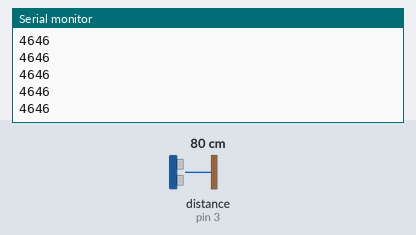
This sketch was run on a simulated Arduino Uno, built with avr-gcc and run on an emulated ATmega328P. Shown: the last lines printed to the serial monitor. Wiring (inferred from the names in the program): ultrasonic range finder: trigger pin 2; echo pin 3. The inputs (shaded band) are chosen by the test bench; at power-on: distance to the obstacle (sensor on pin 3) 80 cm. The echo pulse lasts 58.3 µs per cm.

Above: at 1.2 s.
1.3 s: distance to the obstacle (sensor on pin 3) set to 2 cm
At 2.1 s:
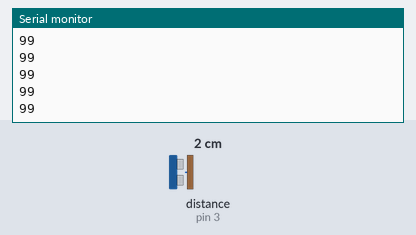
2.8 s: distance to the obstacle (sensor on pin 3) set to 4 cm
At 3.4 s:
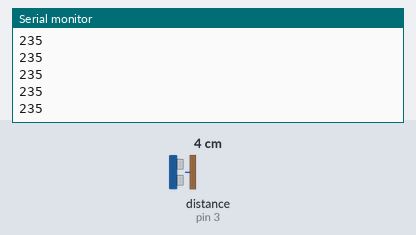
Timing chart, 0 to 5.8 s (numbered marks = the images above; inputs shaded):
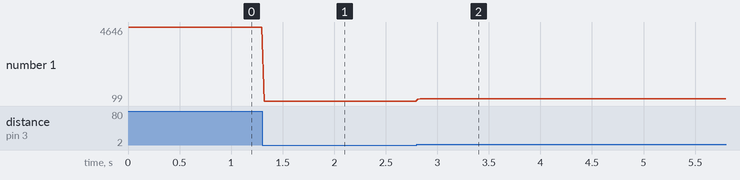

The sketch:

ultrasound.ino
```cpp
// Pins and variables
const int trigPin = 2;
const int echoPin = 3;

int numRuns = 32000;
int ii=0;
long duration;

void setup() {
  pinMode(trigPin, OUTPUT);
  pinMode(echoPin, INPUT);
  Serial.begin(9600);
}

void loop() {
  // While loop that will record ultrasound
  // time-of-flight data
  while (ii < numRuns) {
    // Clears trigger pin
    digitalWrite(trigPin, LOW);
    delayMicroseconds(2);

    // Send out 10 microsecond chirp
    digitalWrite(trigPin, HIGH);
    delayMicroseconds(10);
    digitalWrite(trigPin, LOW);

    // Reads the echoPin and returns the sound
    // wave travel time in microseconds
    duration = pulseIn(echoPin, HIGH);

    // Prints the travel time to Serial
    Serial.println(duration);

    delay(20);

    // Add 1 to count variable
    ii = ii + 1;
  }
}
```

Measured:
- after the input at 1.3 s, the serial monitor: prints a new line at once (image 1)
- after the input at 2.8 s, the serial monitor: prints a new line at once (image 2)
- plotted number 1: 4646 → 99 after the input at 1.3 s, 99 → 235 after the input at 2.8 s
